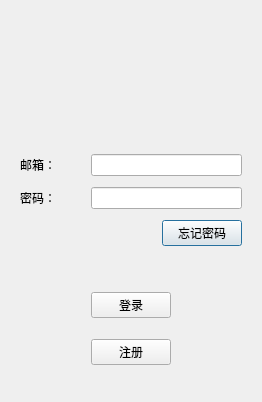
<?xml version="1.0" encoding="UTF-8"?>
<ui version="4.0">
 <class>LoginDialog</class>
 <widget class="QDialog" name="LoginDialog">
  <property name="geometry">
   <rect>
    <x>0</x>
    <y>0</y>
    <width>262</width>
    <height>402</height>
   </rect>
  </property>
  <property name="windowTitle">
   <string>Dialog</string>
  </property>
  <layout class="QVBoxLayout" name="verticalLayout">
   <item>
    <widget class="QWidget" name="widget_3" native="true">
     <layout class="QHBoxLayout" name="horizontalLayout">
      <item>
       <widget class="QLabel" name="label_3">
        <property name="text">
         <string/>
        </property>
        <property name="pixmap">
         <pixmap resource="res.qrc">:/res/ice.png</pixmap>
        </property>
        <property name="alignment">
         <set>Qt::AlignCenter</set>
        </property>
       </widget>
      </item>
     </layout>
    </widget>
   </item>
   <item>
    <widget class="QWidget" name="widget" native="true">
     <layout class="QGridLayout" name="gridLayout">
      <item row="0" column="0">
       <widget class="QLabel" name="label">
        <property name="text">
         <string>邮箱：</string>
        </property>
       </widget>
      </item>
      <item row="0" column="1" colspan="2">
       <widget class="QLineEdit" name="email_edit"/>
      </item>
      <item row="1" column="0">
       <widget class="QLabel" name="label_2">
        <property name="text">
         <string>密码：</string>
        </property>
       </widget>
      </item>
      <item row="1" column="1" colspan="2">
       <widget class="QLineEdit" name="key_word"/>
      </item>
      <item row="2" column="0" colspan="2">
       <spacer name="horizontalSpacer">
        <property name="orientation">
         <enum>Qt::Horizontal</enum>
        </property>
        <property name="sizeHint" stdset="0">
         <size>
          <width>151</width>
          <height>20</height>
         </size>
        </property>
       </spacer>
      </item>
      <item row="2" column="2">
       <widget class="QPushButton" name="forget">
        <property name="text">
         <string>忘记密码</string>
        </property>
       </widget>
      </item>
     </layout>
    </widget>
   </item>
   <item>
    <widget class="QWidget" name="widget_2" native="true">
     <layout class="QGridLayout" name="gridLayout_2">
      <item row="0" column="0">
       <spacer name="horizontalSpacer_2">
        <property name="orientation">
         <enum>Qt::Horizontal</enum>
        </property>
        <property name="sizeHint" stdset="0">
         <size>
          <width>72</width>
          <height>20</height>
         </size>
        </property>
       </spacer>
      </item>
      <item row="0" column="1">
       <widget class="QPushButton" name="login">
        <property name="text">
         <string>登录</string>
        </property>
       </widget>
      </item>
      <item row="0" column="2">
       <spacer name="horizontalSpacer_3">
        <property name="orientation">
         <enum>Qt::Horizontal</enum>
        </property>
        <property name="sizeHint" stdset="0">
         <size>
          <width>72</width>
          <height>20</height>
         </size>
        </property>
       </spacer>
      </item>
      <item row="1" column="0">
       <spacer name="horizontalSpacer_4">
        <property name="orientation">
         <enum>Qt::Horizontal</enum>
        </property>
        <property name="sizeHint" stdset="0">
         <size>
          <width>72</width>
          <height>20</height>
         </size>
        </property>
       </spacer>
      </item>
      <item row="1" column="1">
       <widget class="QPushButton" name="sign">
        <property name="text">
         <string>注册</string>
        </property>
       </widget>
      </item>
      <item row="1" column="2">
       <spacer name="horizontalSpacer_5">
        <property name="orientation">
         <enum>Qt::Horizontal</enum>
        </property>
        <property name="sizeHint" stdset="0">
         <size>
          <width>72</width>
          <height>20</height>
         </size>
        </property>
       </spacer>
      </item>
     </layout>
    </widget>
   </item>
  </layout>
 </widget>
 <resources>
  <include location="res.qrc"/>
 </resources>
 <connections/>
</ui>
